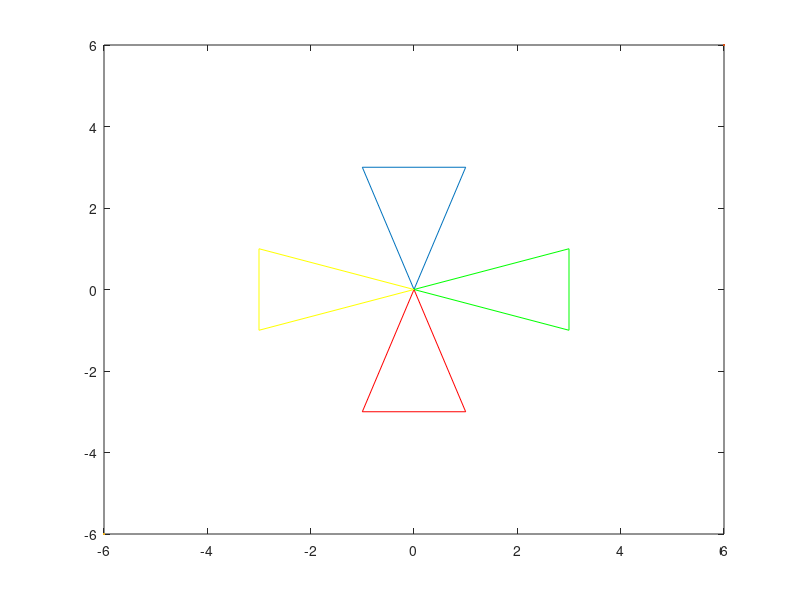

This chart was generated by the following MATLAB code:
close, clear, clc

a=[0 0;-1 3;1 3;0 0];
plot(a(:,1),a(:,2));hold on;

x=pi;
b=[cos(x) sin(x);-sin(x) cos(x)];
c=a*b;
plot(c(:,1),c(:,2),'r');

d=[cos(x/2) sin(x/2);-sin(x/2) cos(x/2)];
e=a*d;
plot(e(:,1),e(:,2),'y');

f=[cos(3*x/2) sin(3*x/2);-sin(3*x/2) cos(3*x/2)];
g=a*f;
plot(g(:,1),g(:,2),'g');

plot(6,6);
plot(-6,-6);